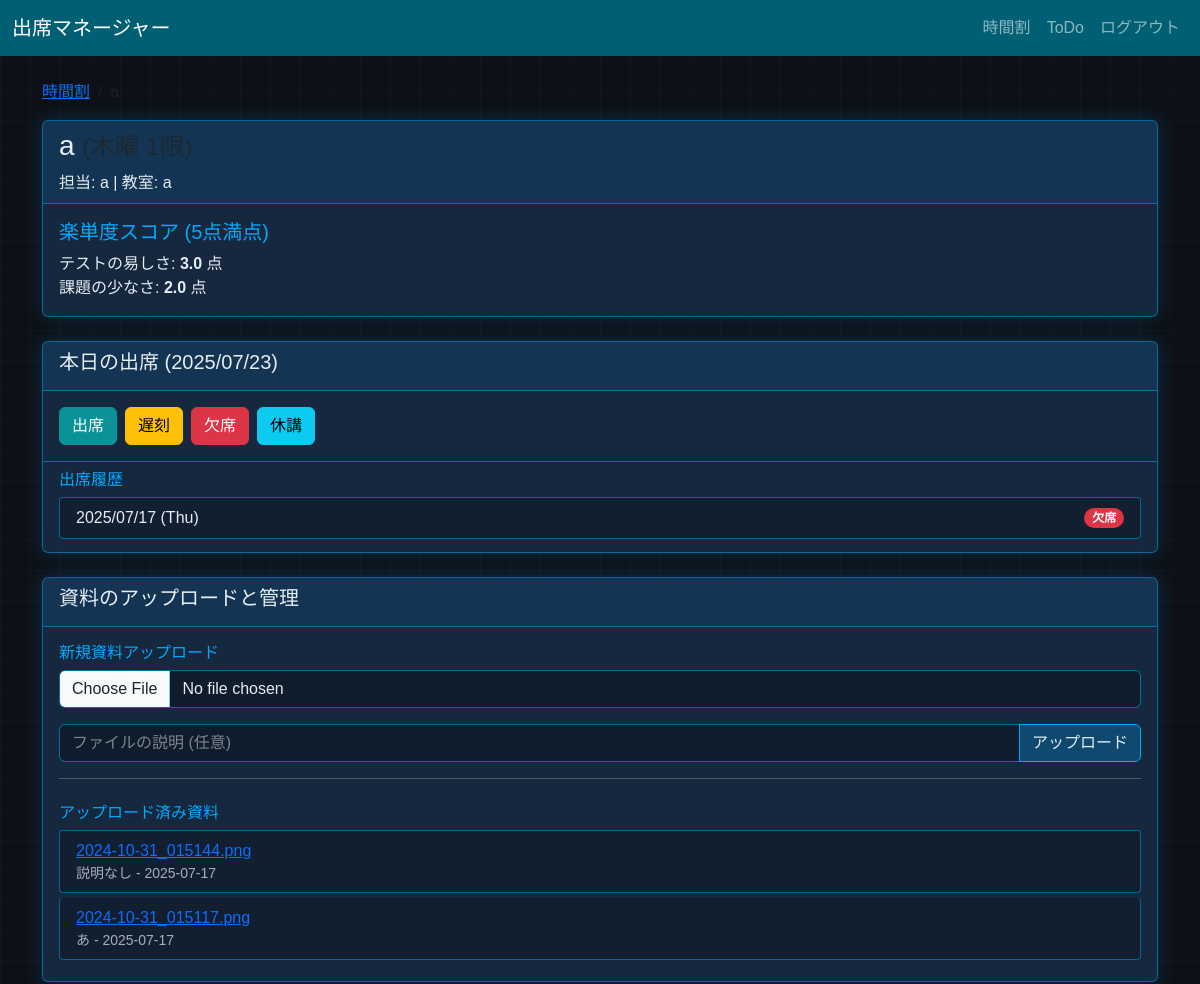
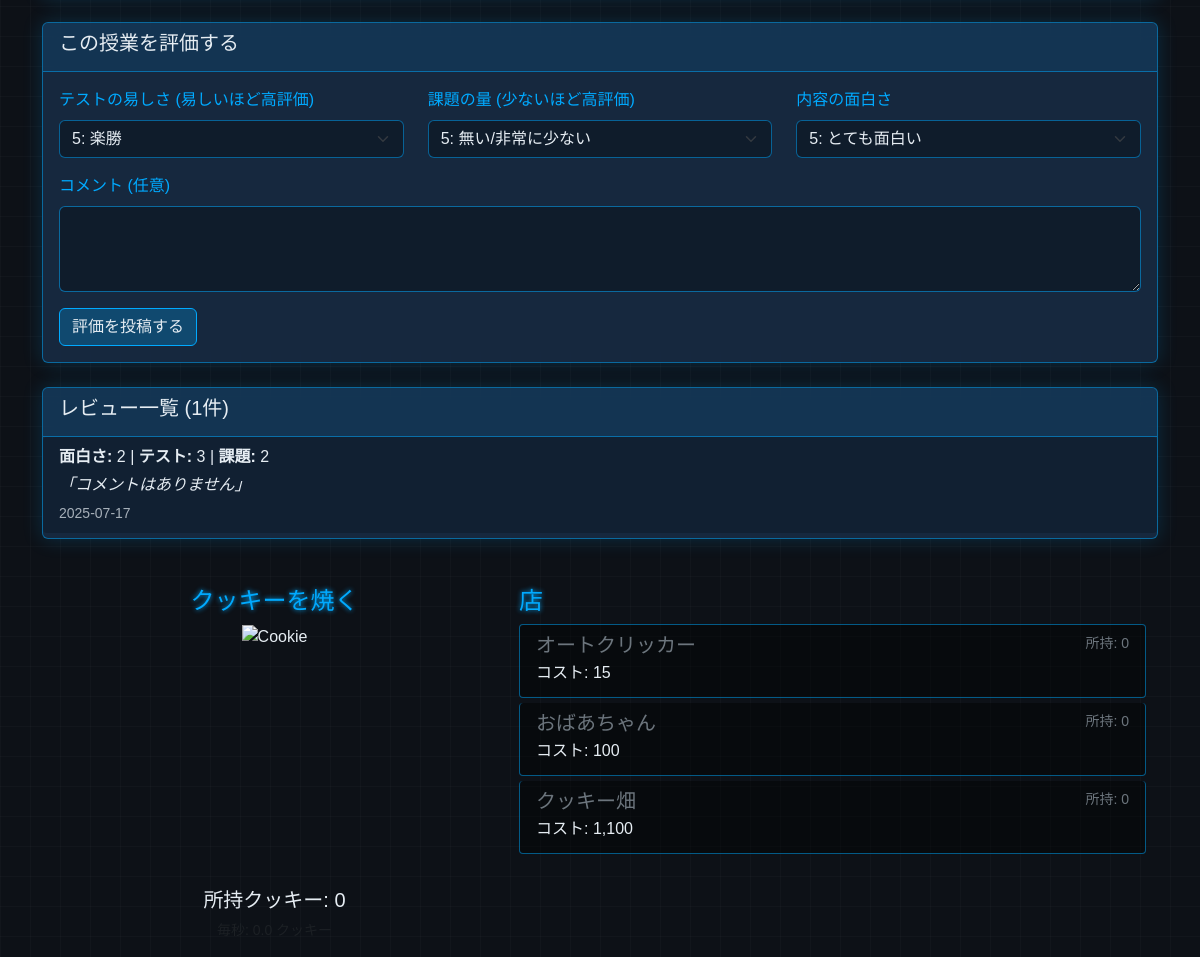
The app's page /attendance/1 (signed in) with its own data (2 pictures, top to bottom).
### models.py (models this page shows)
class Class(db.Model):
    id = db.Column(db.Integer, primary_key=True)
    user_id = db.Column(db.Integer, db.ForeignKey('user.id'), nullable=False)
    name = db.Column(db.String(100), nullable=False)
    teacher = db.Column(db.String(100))
    room = db.Column(db.String(100))
    period = db.Column(db.Integer, nullable=False) # 1-5限など
    day_of_week = db.Column(db.Integer, nullable=False) # 0:月, 1:火, ...
    attendances = db.relationship('Attendance', backref='class_obj', lazy=True, cascade="all, delete-orphan")
    reviews = db.relationship('Review', backref='class_obj', lazy=True, cascade="all, delete-orphan")
    materials = db.relationship('Material', backref='class_obj', lazy=True, cascade="all, delete-orphan") # この行を追加

class Attendance(db.Model):
    id = db.Column(db.Integer, primary_key=True)
    class_id = db.Column(db.Integer, db.ForeignKey('class.id'), nullable=False)
    date = db.Column(db.Date, nullable=False)
    status = db.Column(db.String(10), nullable=False) # '出席', '欠席', '遅刻', '休講'

class Material(db.Model):
    id = db.Column(db.Integer, primary_key=True)
    class_id = db.Column(db.Integer, db.ForeignKey('class.id'), nullable=False)
    filename = db.Column(db.String(200), nullable=False) # 保存するファイル名
    description = db.Column(db.String(200), nullable=True) # ファイルの説明（任意）
    uploaded_at = db.Column(db.DateTime, default=db.func.now())

class Review(db.Model):
    id = db.Column(db.Integer, primary_key=True)
    class_id = db.Column(db.Integer, db.ForeignKey('class.id'), nullable=False)
    difficulty = db.Column(db.Integer, nullable=False) # テストの難易度 (5段階)
    assignments = db.Column(db.Integer, nullable=False) # 課題の量 (5段階)
    interest = db.Column(db.Integer, nullable=False) # 内容の面白さ (5段階)
    comment = db.Column(db.Text, nullable=True) # コメント
    created_at = db.Column(db.DateTime, default=db.func.now()) # 投稿日時

### app.py (the view, shortened to what this page needs)
@app.route('/attendance/<int:class_id>', methods=['GET', 'POST'])
@login_required
def attendance(class_id):
    target_class = Class.query.get_or_404(class_id)
    if target_class.user_id != current_user.id:
        return redirect(url_for('timetable'))
    attendances = Attendance.query.filter_by(class_id=class_id).order_by(Attendance.date.desc()).all()
    reviews = Review.query.filter_by(class_id=class_id).order_by(Review.created_at.desc()).all()
    avg_scores = {'difficulty': 0, 'assignments': 0}
    if reviews:
        avg_scores['difficulty'] = sum(r.difficulty for r in reviews) / len(reviews)
        avg_scores['assignments'] = sum(r.assignments for r in reviews) / len(reviews)
    materials = Material.query.filter_by(class_id=class_id).order_by(Material.uploaded_at.desc()).all()
    return render_template(
        'attendance.html',
        class_obj=target_class,
        attendances=attendances,
        today=date.today(),
        reviews=reviews,
        avg_scores=avg_scores,
        materials=materials # ★★★ 資料リストを渡す ★★★
    )

### app.py (called while the page is built)
@login_manager.user_loader
def load_user(user_id):
    return User.query.get(int(user_id))

### templates/attendance.html (shortened to what this page needs)
{% extends "base.html" %}
{% block content %}
<nav aria-label="breadcrumb">
  <ol class="breadcrumb">
    <li class="breadcrumb-item"><a href="{{ url_for('timetable') }}">時間割</a></li>
    <li class="breadcrumb-item active" aria-current="page">{{ class_obj.name }}</li>
  </ol>
</nav>
<div class="card mb-4">
    <div class="card-header">
        <h3>{{ class_obj.name }} <small class="text-muted">({{ ['月','火','水','木','金'][class_obj.day_of_week] }}曜 {{ class_obj.period }}限)</small></h3>
        <p class="mb-0">担当: {{ class_obj.teacher }} | 教室: {{ class_obj.room }}</p>
    </div>
    <div class="card-body">
      <h5 class="card-title">楽単度スコア (5点満点)</h5>
      {% if reviews %}
        <p class="mb-0">テストの易しさ: <strong>{{ "%.1f"|format(avg_scores.difficulty) }}</strong> 点</p>
        <p class="mb-0">課題の少なさ: <strong>{{ "%.1f"|format(avg_scores.assignments) }}</strong> 点</p>
      {% else %}
        <p class="text-muted">まだ評価がありません。</p>
      {% endif %}
    </div>
</div>
<div class="card mb-4">
    <div class="card-header">
        <h5>本日の出席 ({{ today.strftime('%Y/%m/%d') }})</h5>
    </div>
    <div class="card-body">
        <form method="POST" action="{{ url_for('attendance', class_id=class_obj.id) }}" class="d-flex gap-2 flex-wrap">
            <button type="submit" name="status" value="出席" class="btn btn-success">出席</button>
            <button type="submit" name="status" value="遅刻" class="btn btn-warning">遅刻</button>
            <button type="submit" name="status" value="欠席" class="btn btn-danger">欠席</button>
            <button type="submit" name="status" value="休講" class="btn btn-info">休講</button>
        </form>
    </div>
    <div class="card-footer">
        <h6>出席履歴</h6>
        <ul class="list-group">
            {% for att in attendances %}
            <li class="list-group-item d-flex justify-content-between align-items-center">
                {{ att.date.strftime('%Y/%m/%d (%a)') }}
                {% if att.status == '出席' %}
                    <span class="badge bg-success rounded-pill">{{ att.status }}</span>
                {% elif att.status == '遅刻' %}
                    <span class="badge bg-warning rounded-pill">{{ att.status }}</span>
                {% elif att.status == '欠席' %}
                    <span class="badge bg-danger rounded-pill">{{ att.status }}</span>
                {% else %}
                    <span class="badge bg-info rounded-pill">{{ att.status }}</span>
                {% endif %}
            </li>
            {% else %}
            <li class="list-group-item">まだ出席記録がありません。</li>
            {% endfor %}
        </ul>
    </div>
</div>
<div class="card mb-4">
  <div class="card-header">
    <h5>資料のアップロードと管理</h5>
  </div>
  <div class="card-body">
    <h6 class="card-title">新規資料アップロード</h6>
    <form method="POST" action="{{ url_for('attendance', class_id=class_obj.id) }}" enctype="multipart/form-data">
        <div class="input-group mb-3">
            <input type="file" class="form-control" name="material" required>
        </div>
        <div class="input-group mb-3">
            <input type="text" class="form-control" name="description" placeholder="ファイルの説明 (任意)">
            <button class="btn btn-primary" type="submit">アップロード</button>
        </div>
    </form>
    <hr>
    <h6 class="card-title mt-4">アップロード済み資料</h6>
    <ul class="list-group">
        {% for material in materials %}
            <li class="list-group-item">
                <a href="{{ url_for('uploaded_file', filename=material.filename) }}" target="_blank">{{ material.filename }}</a>
                <p class="text-muted small mb-0">{{ material.description or '説明なし' }} - {{ material.uploaded_at.strftime('%Y-%m-%d') }}</p>
            </li>
        {% else %}
            <li class="list-group-item">アップロードされた資料はありません。</li>
        {% endfor %}
    </ul>
  </div>
</div>
<div class="card mb-4">
  <div class="card-header">
    <h5>この授業を評価する</h5>
  </div>
  <div class="card-body">
    <form method="POST" action="{{ url_for('attendance', class_id=class_obj.id) }}">
      <div class="row mb-3">
        <div class="col-md-4">
          <label class="form-label">テストの易しさ (易しいほど高評価)</label>
          <select class="form-select" name="difficulty" required>
            <option value="5">5: 楽勝</option>
          </select>
        </div>
        <div class="col-md-4">
          <label class="form-label">課題の量 (少ないほど高評価)</label>
          <select class="form-select" name="assignments" required>
            <option value="5">5: 無い/非常に少ない</option>
          </select>
        </div>
        <div class="col-md-4">
          <label class="form-label">内容の面白さ</label>
          <select class="form-select" name="interest" required>
            <option value="5">5: とても面白い</option>
          </select>
        </div>
      </div>
      <div class="mb-3">
        <label for="comment" class="form-label">コメント (任意)</label>
        <textarea class="form-control" id="comment" name="comment" rows="3"></textarea>
      </div>
      <button type="submit" class="btn btn-primary">評価を投稿する</button>
    </form>
  </div>
</div>
<div class="card mb-4">
  <div class="card-header">
    <h5>レビュー一覧 ({{ reviews|length }}件)</h5>
  </div>
  <ul class="list-group list-group-flush">
    {% for review in reviews %}
      <li class="list-group-item">
        <p class="mb-1"><strong>面白さ:</strong> {{ review.interest }} | <strong>テスト:</strong> {{ review.difficulty }} | <strong>課題:</strong> {{ review.assignments }}</p>
        <p class="mb-1 fst-italic">「{{ review.comment or 'コメントはありません' }}」</p>
        <small class="text-muted">{{ review.created_at.strftime('%Y-%m-%d') }}</small>
      </li>
    {% else %}
      <li class="list-group-item">まだレビューがありません。</li>
    {% endfor %}
  </ul>
</div>
<div class="container mt-5">
    <div class="row">
        <div class="col-md-5 text-center">
            <h4>クッキーを焼く</h4>
            <div id="cookie-container">
                <img src="https://orteil.dashnet.org/cookieclicker/img/perfectCookie.png" alt="Cookie" id="cookie" draggable="false">
            </div>
            <p class="mt-2 h5">所持クッキー: <span id="cookie-count">0</span></p>
            <p class="text-muted small">毎秒: <span id="cps-count">0</span> クッキー</p>
        </div>
        <div class="col-md-7">
            <h4>店</h4>
            <div id="store" class="list-group">
                </div>
        </div>
    </div>
</div>
{% endblock %}

### templates/base.html (shortened to what this page needs)
<!doctype html>
<html lang="ja">
<head>
  <link href="https://cdn.jsdelivr.net/npm/bootstrap@5.3.0/dist/css/bootstrap.min.css" rel="stylesheet">
  <link rel="stylesheet" href="{{ url_for('static', filename='css/style.css') }}"> <style></style>
</head>
<body class="futuristic-theme">
</body>
  <nav class="navbar navbar-expand-lg navbar-dark bg-dark">
    <div class="container-fluid">
      <a class="navbar-brand" href="{{ url_for('index') }}">出席マネージャー</a>
      <div class="collapse navbar-collapse" id="navbarNav">
        <ul class="navbar-nav ms-auto">
          {% if current_user.is_authenticated %}
            <li class="nav-item">
              <a class="nav-link" href="{{ url_for('timetable') }}">時間割</a>
            </li>
            <li class="nav-item">
              <a class="nav-link" href="{{ url_for('todo') }}">ToDo</a>
            </li>
            <li class="nav-item">
              <a class="nav-link" href="{{ url_for('logout') }}">ログアウト</a>
            </li>
          {% else %}
            <li class="nav-item">
              <a class="nav-link" href="{{ url_for('login') }}">ログイン</a>
            </li>
          {% endif %}
        </ul>
      </div>
    </div>
  </nav>
  <main class="container mt-4">
    {% block content %}{% endblock %}
  </main>
</body>
</html>

### static/css/style.css (style rules this page uses)
:root { --primary-color: #005f73; --secondary-color: #0a9396; --background-color: #e9d8a6; --light-background: #f8f9fa; --text-color: #343a40; --accent-color: #ee9b00; }
body { background-color: var(--light-background); color: var(--text-color); }
.navbar-dark { background-color: var(--primary-color) !important; }
.btn-primary { background-color: var(--primary-color); border-color: var(--primary-color); }
.btn-success { background-color: var(--secondary-color); border-color: var(--secondary-color); }
:root { --futuristic-bg: #0d1117; --futuristic-glow-color: #00aaff; --futuristic-text-color: #e6edf3; --futuristic-glass-bg: rgba(26, 48, 77, 0.75); --futuristic-border-color: rgba(0, 170, 255, 0.5); }
body.futuristic-theme { background-color: var(--futuristic-bg); background-image: linear-gradient(rgba(255, 255, 255, 0.02) 1px, transparent 1px), linear-gradient(90deg, rgba(255, 255, 255, 0.02) 1px, transparent 1px); background-size: 30px 30px; font-family: 'Exo 2', sans-serif; color: var(--futuristic-text-color); }
.futuristic-theme h2, .futuristic-theme h4 { color: var(--futuristic-glow-color); text-shadow: 0 0 5px var(--futuristic-glow-color); }
.futuristic-theme .card { background-color: var(--futuristic-glass-bg); backdrop-filter: blur(10px); -webkit-backdrop-filter: blur(10px); border: 1px solid var(--futuristic-border-color); box-shadow: 0 0 20px rgba(0, 170, 255, 0.2); }
.futuristic-theme .card-header { background-color: rgba(0, 170, 255, 0.1); border-bottom: 1px solid var(--futuristic-border-color); color: var(--futuristic-text-color); }
.futuristic-theme .form-label { color: var(--futuristic-glow-color); }
.futuristic-theme .form-control, .futuristic-theme .form-select { background-color: rgba(0, 0, 0, 0.3); border: 1px solid var(--futuristic-border-color); color: var(--futuristic-text-color); }
.futuristic-theme .btn-primary { background: rgba(0, 170, 255, 0.25); color: var(--futuristic-text-color); border: 1px solid var(--futuristic-glow-color); }
.futuristic-theme .list-group-item { background-color: rgba(0, 0, 0, 0.2); border-color: var(--futuristic-border-color); margin-bottom: 5px; border-radius: .25rem; }
.futuristic-theme .card-body { color: var(--futuristic-text-color); }
.futuristic-theme .card-body h5, .futuristic-theme .card-body h6 { color: var(--futuristic-glow-color); }
.futuristic-theme .list-group-item, .futuristic-theme .list-group-item p { color: var(--futuristic-text-color); }
.futuristic-theme .list-group-item .text-muted { color: var(--futuristic-text-color) !important; opacity: 0.7; }
.futuristic-theme .form-control::placeholder { color: var(--futuristic-text-color); opacity: 0.5; }
.futuristic-theme .card-footer { background-color: transparent; border-top: 1px solid var(--futuristic-border-color); }
.futuristic-theme .card-footer h6 { color: var(--futuristic-glow-color); }
.futuristic-theme .form-select option { background-color: var(--futuristic-bg); color: var(--futuristic-text-color); }
#cookie-container { position: relative; width: 256px; height: 256px; margin: 0 auto; }
#cookie { width: 100%; height: 100%; cursor: pointer; -webkit-user-select: none; user-select: none; transition: transform 0.1s ease-out; }

### templates/base.html (style rules this page uses)
body { background-color: #f8f9fa; }

### records on screen
Class: name "a", teacher "a", room "a"
Attendance: date "2025/07/17 (Thu)", status "欠席"
Material: filename "2024-10-31_015144.png", description "説明なし", uploaded_at "2025-07-17"
Material: filename "2024-10-31_015117.png", description "あ", uploaded_at "2025-07-17"
Review: interest "2", difficulty "3", assignments "2", comment "コメントはありません", created_at "2025-07-17"

### other values on screen
{{ "%.1f"|format(avg_scores.difficulty) }} "3.0"
{{ "%.1f"|format(avg_scores.assignments) }} "2.0"
{{ reviews|length }} "1"
